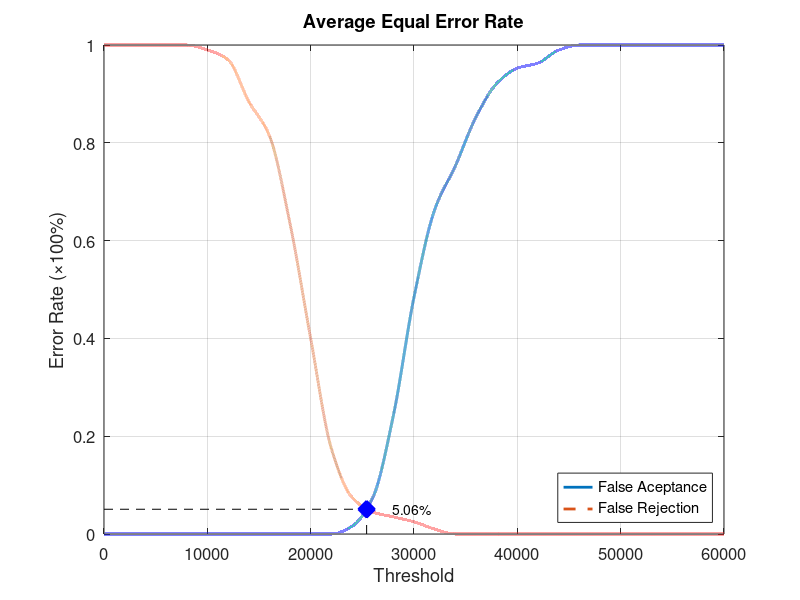
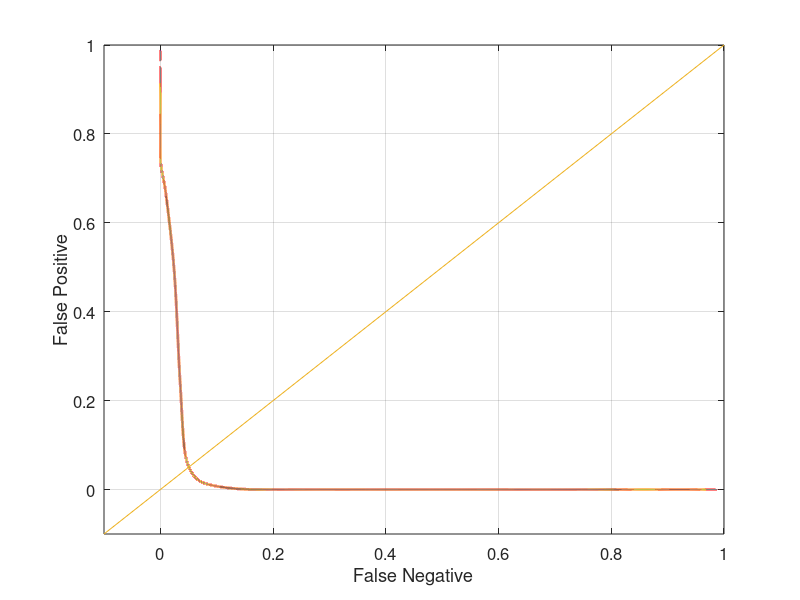

Write MATLAB code to recreate these figures, in order.
function yEER = Database1_4
close all;
clear;
clc;
x = 0:2000:60000;
xq = 0:0.5:60000;

y0 = [0 0 0 0 0 0 0 0 0 0 0 0 0.0157895 0.0736842 0.242105 0.484211 0.663158 0.752632 0.852632 0.921053 0.952632 0.963158 0.989474 1 1 1 1 1 1 1 1];
yy0 = interp1(x, y0, xq, 'pchip');
y1 = [1 1 1 1 1 0.99 0.97 0.885 0.815 0.635 0.4 0.175 0.075 0.045 0.035 0.025 0.01 0 0 0 0 0 0 0 0 0 0 0 0 0 0];
yy1 = interp1(x, y1, xq, 'pchip');

% Calculating EER: 
y2 = abs(y0 - y1);
find(y2 == min(y2))
yy2 = abs(yy0 - yy1);
xEER = find(yy2 == min(yy2));
xEERIndex = xq(xEER) % X-axis EER
yEER = yy0(xEER) % Y-axis EER

main = figure
plot(xq, yy0,'-','LineWidth', 2);	hold on
plot(xq, yy1,'--','LineWidth', 2);	hold on
plot([xEERIndex xEERIndex], [0 yEER], 'k--');	hold on
plot([0 xEERIndex], [yEER yEER], 'k--');	hold on
plot(xEERIndex, yEER, 'bx', 'LineWidth', 10);	hold on
text(xEERIndex + 10 * xEERIndex / 100, yEER, [num2str(round((10000 * yEER)) / 100) '%'])
legend('False Aceptance', 'False Rejection', 'Location', 'SouthEast')
xlabel('Threshold')
ylabel('Error Rate (\times100%)')
title('Average Equal Error Rate')
set(gca, 'FontSize', 12)
axis([0 60000 0 1])
grid on

print(main, 'Database1_4Main', '-dpng');
FNRxFPR = figure('Color', [1 1 1]);
plot(yy1, yy0, '-', yy1, yy0, 'LineWidth', 2);
hold on
y = -0.1:0.1:1
plot(y, y); 
set(gca, 'FontSize', 12)
xlabel('False Negative')
ylabel('False Positive')
axis([-0.1 1 -0.1 1])
set(gca, 'FontSize', 12)
grid on

print(FNRxFPR, 'Database1_4FNRxFPR','-dpng');
end
